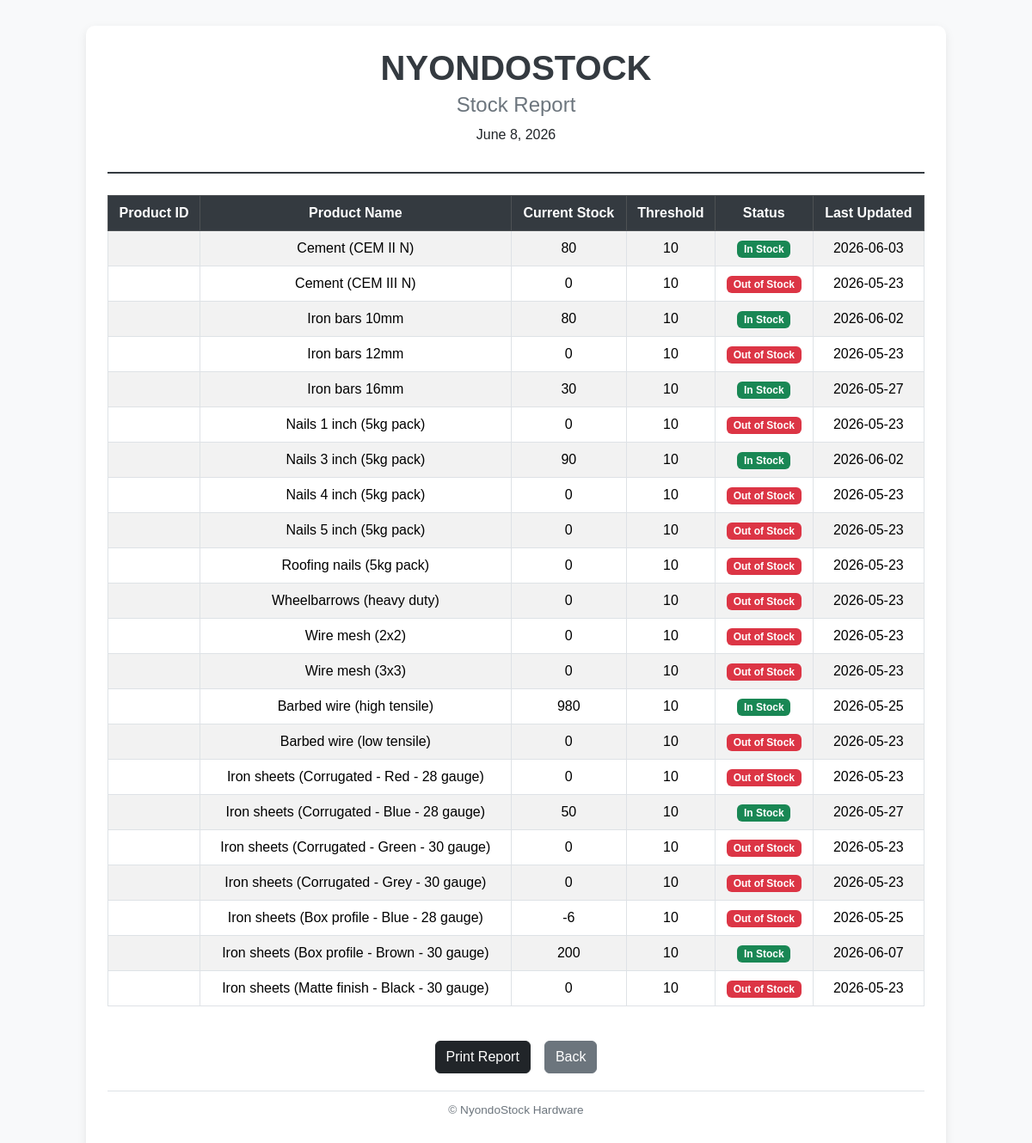
Screenshot of /stock/report/ with the database file from the repository.
### nyondoapp/models.py (models this page shows, shortened)
class Product(models.Model):
    product_name = models.CharField(max_length=100, unique=True)
    unit_cost = models.IntegerField()
    current_stock = models.IntegerField(default=0)
    threshold = models.IntegerField(default=10)
    last_updated = models.DateField(auto_now=True)

### nyondoapp/views.py (the view)
# urls.py: path('stock/report/', views.stock_report, name='stock_report'),
def stock_report(request):
    products = Product.objects.all()
    total_products = products.count()
    total_units = 0
    low_stock_count = 0
    out_of_stock = 0
    for product in products:
        total_units += product.current_stock
        if product.current_stock <= 0:
            out_of_stock += 1
        elif product.current_stock < product.threshold:
            low_stock_count += 1
    context = {
        'products': products,
        'total_products': total_products,
        'total_units': total_units,
        'low_stock_count': low_stock_count,
        'out_of_stock': out_of_stock,
    }
    return render(request, 'stock/stock_report.html', context)

### nyondoapp/templates/stock/stock_report.html (shortened to what this page needs)
<!doctype html>
<html lang="en">
<head>
  <link href="https://cdn.jsdelivr.net/npm/bootstrap@5.3.8/dist/css/bootstrap.min.css" rel="stylesheet" />
</head>
<body>
  <div class="report-container">
    <div class="header">
      <h1>NYONDOSTOCK</h1>
      <h4>Stock Report</h4>
      <p>{% now "F j, Y" %}</p>
    </div>
    <div class="table-responsive">
      <table class="table table-bordered table-striped">
        <thead class="table-dark">
          <tr>
            <th>Product ID</th>
            <th>Product Name</th>
            <th>Current Stock</th>
            <th>Threshold</th>
            <th>Status</th>
            <th>Last Updated</th>
          </tr>
        </thead>
        <tbody>
          {% for product in products %}
          <tr>
            <td>{{ product.product_id }}</td>
            <td>{{ product.product_name }}</td>
            <td>{{ product.current_stock }}</td>
            <td>{{ product.threshold }}</td>
            <td>
              {% if product.current_stock <= 0 %}
                <span class="badge bg-danger">Out of Stock</span>
              {% elif product.current_stock < product.threshold %}
                <span class="badge bg-warning">Low Stock</span>
              {% else %}
                <span class="badge bg-success">In Stock</span>
              {% endif %}
            </td>
            <td>{{ product.last_updated|date:"Y-m-d" }}</td>
          </tr>
          {% empty %}
          <tr>
            <td colspan="6" class="text-center text-muted">No products found.</td>
          </tr>
          {% endfor %}
        </tbody>
      </table>
    </div>
    <div class="no-print d-flex justify-content-center gap-3 mt-4">
      <button class="btn btn-dark" onclick="window.print()">Print Report</button>
      <a href="{% url 'dashboard_redirect' %}" class="btn btn-secondary">Back</a>
    </div>
    <div class="report-footer">
      <p>&copy; NyondoStock Hardware</p>
    </div>
  </div>
</body>
</html>

### nyondoapp/templates/stock/stock_report.html (style rules this page uses)
body { background: #f8f9fa; font-family: Arial, Helvetica, sans-serif; }
.report-container { max-width: 1000px; margin: 30px auto; background: white; border-radius: 10px; box-shadow: 0 4px 12px rgba(0, 0, 0, 0.08); padding: 25px; }
.header { text-align: center; margin-bottom: 25px; border-bottom: 2px solid #343a40; padding-bottom: 15px; }
.header h1 { color: #343a40; font-weight: bold; margin-bottom: 5px; }
.header h4 { color: #6c757d; }
table thead th { background-color: #343a40 !important; color: white !important; text-align: center; }
table td { vertical-align: middle; text-align: center; }
.report-footer { margin-top: 20px; padding-top: 12px; border-top: 1px solid #dee2e6; text-align: center; color: #6c757d; font-size: 0.85rem; }

### rows the page displays
Product: product_name "Cement (CEM II N)", current_stock "80", threshold "10", shows "In Stock", last_updated "2026-06-03"
Product: product_name "Cement (CEM III N)", current_stock "0", threshold "10", shows "Out of Stock", last_updated "2026-05-23"
Product: product_name "Iron bars 10mm", current_stock "80", threshold "10", shows "In Stock", last_updated "2026-06-02"
Product: product_name "Iron bars 12mm", current_stock "0", threshold "10", shows "Out of Stock", last_updated "2026-05-23"
Product: product_name "Iron bars 16mm", current_stock "30", threshold "10", shows "In Stock", last_updated "2026-05-27"
Product: product_name "Nails 1 inch (5kg pack)", current_stock "0", threshold "10", shows "Out of Stock", last_updated "2026-05-23"
Product: product_name "Nails 3 inch (5kg pack)", current_stock "90", threshold "10", shows "In Stock", last_updated "2026-06-02"
Product: product_name "Nails 4 inch (5kg pack)", current_stock "0", threshold "10", shows "Out of Stock", last_updated "2026-05-23"
Product: product_name "Nails 5 inch (5kg pack)", current_stock "0", threshold "10", shows "Out of Stock", last_updated "2026-05-23"
Product: product_name "Roofing nails (5kg pack)", current_stock "0", threshold "10", shows "Out of Stock", last_updated "2026-05-23"
Product: product_name "Wheelbarrows (heavy duty)", current_stock "0", threshold "10", shows "Out of Stock", last_updated "2026-05-23"
Product: product_name "Wire mesh (2x2)", current_stock "0", threshold "10", shows "Out of Stock", last_updated "2026-05-23"
Product: product_name "Wire mesh (3x3)", current_stock "0", threshold "10", shows "Out of Stock", last_updated "2026-05-23"
Product: product_name "Barbed wire (high tensile)", current_stock "980", threshold "10", shows "In Stock", last_updated "2026-05-25"
Product: product_name "Barbed wire (low tensile)", current_stock "0", threshold "10", shows "Out of Stock", last_updated "2026-05-23"
Product: product_name "Iron sheets (Corrugated - Red - 28 gauge)", current_stock "0", threshold "10", shows "Out of Stock", last_updated "2026-05-23"
Product: product_name "Iron sheets (Corrugated - Blue - 28 gauge)", current_stock "50", threshold "10", shows "In Stock", last_updated "2026-05-27"
Product: product_name "Iron sheets (Corrugated - Green - 30 gauge)", current_stock "0", threshold "10", shows "Out of Stock", last_updated "2026-05-23"
Product: product_name "Iron sheets (Corrugated - Grey - 30 gauge)", current_stock "0", threshold "10", shows "Out of Stock", last_updated "2026-05-23"
Product: product_name "Iron sheets (Box profile - Blue - 28 gauge)", current_stock "-6", threshold "10", shows "Out of Stock", last_updated "2026-05-25"
Product: product_name "Iron sheets (Box profile - Brown - 30 gauge)", current_stock "200", threshold "10", shows "In Stock", last_updated "2026-06-07"
Product: product_name "Iron sheets (Matte finish - Black - 30 gauge)", current_stock "0", threshold "10", shows "Out of Stock", last_updated "2026-05-23"
